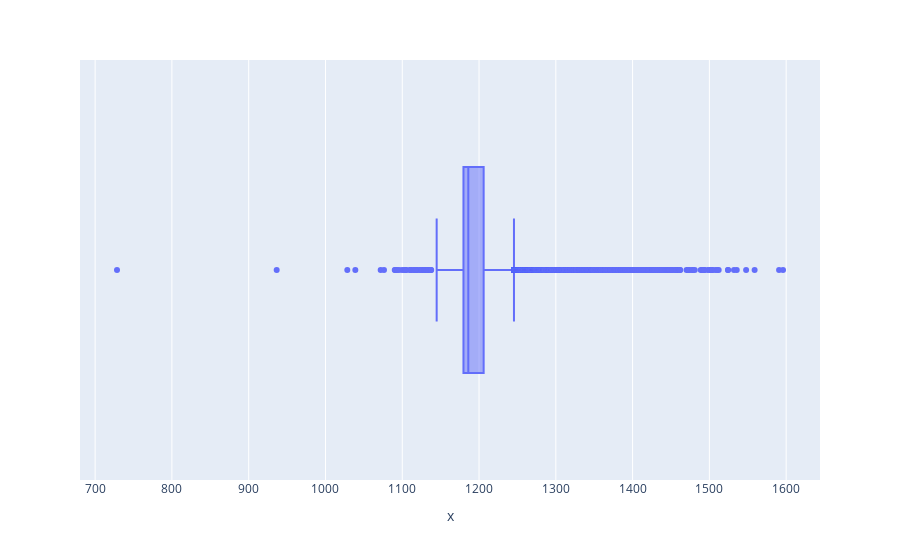

Notebook cell for this chart:
### Code cell
px.box(x=user_df[(user_df['gender'] == 'M')&(user_df['is_stable']==True)].elo_rating.dropna())

### Figure 1 — Plotly figure (JSON) as saved in the notebook; plotly's stock layout.template omitted (floating-point values rounded to 4 significant figures; data arrays with more than 128 entries replaced by an {"elided": "..."} marker saying what was removed)
{"data": [{"alignmentgroup": "True", "hovertemplate": "x=%{x}<extra></extra>", "legendgroup": "", "marker": {"color": "#636efa"}, "name": "", "notched": false, "offsetgroup": "", "orientation": "h", "showlegend": false, "type": "box", "x": {"elided": "91642 float values"}, "x0": " ", "xaxis": "x", "y0": " ", "yaxis": "y"}], "layout": {"boxmode": "group", "legend": {"tracegroupgap": 0}, "margin": {"t": 60}, "xaxis": {"anchor": "y", "domain": [0, 1], "title": {"text": "x"}}, "yaxis": {"anchor": "x", "domain": [0, 1]}}}
